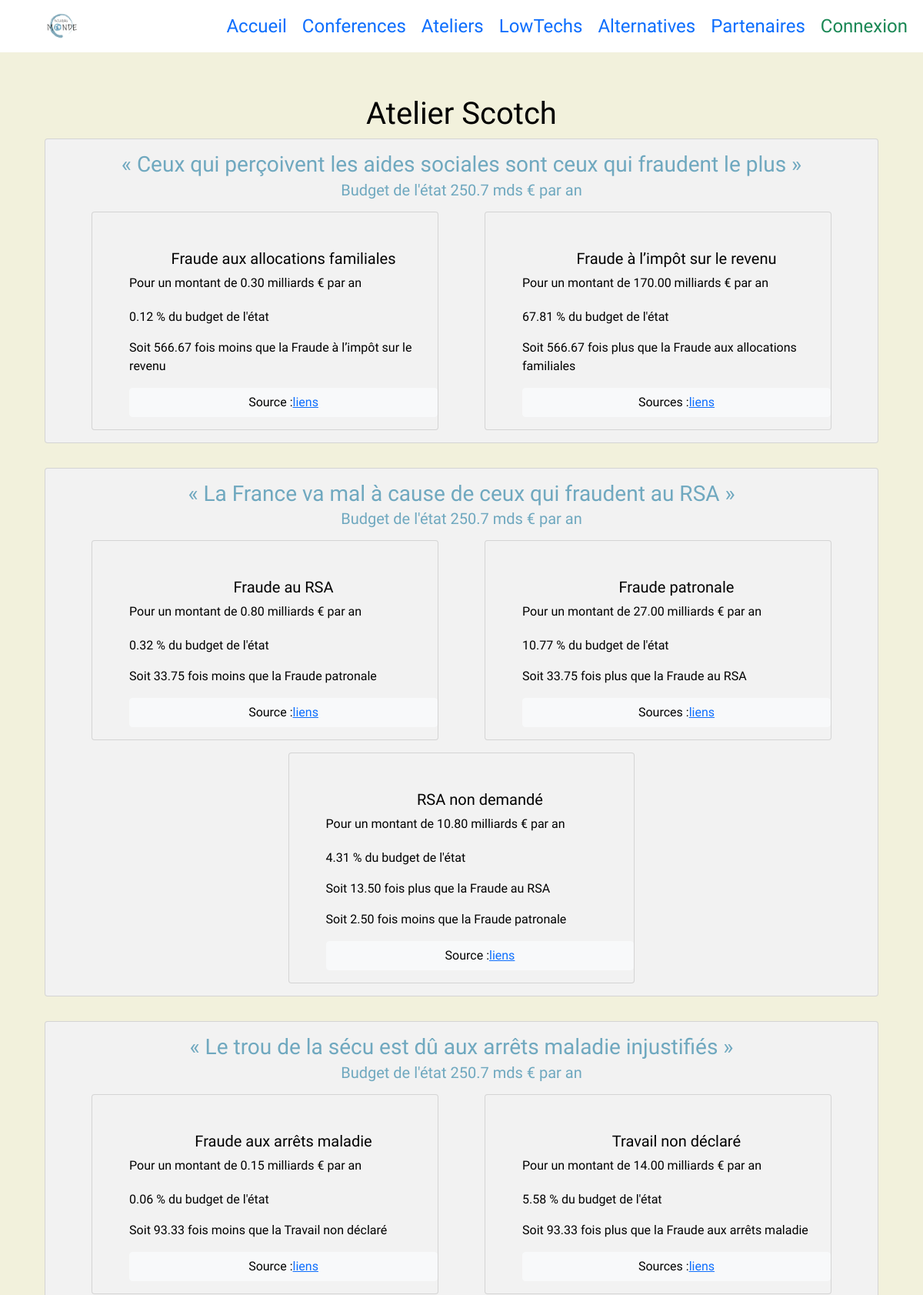
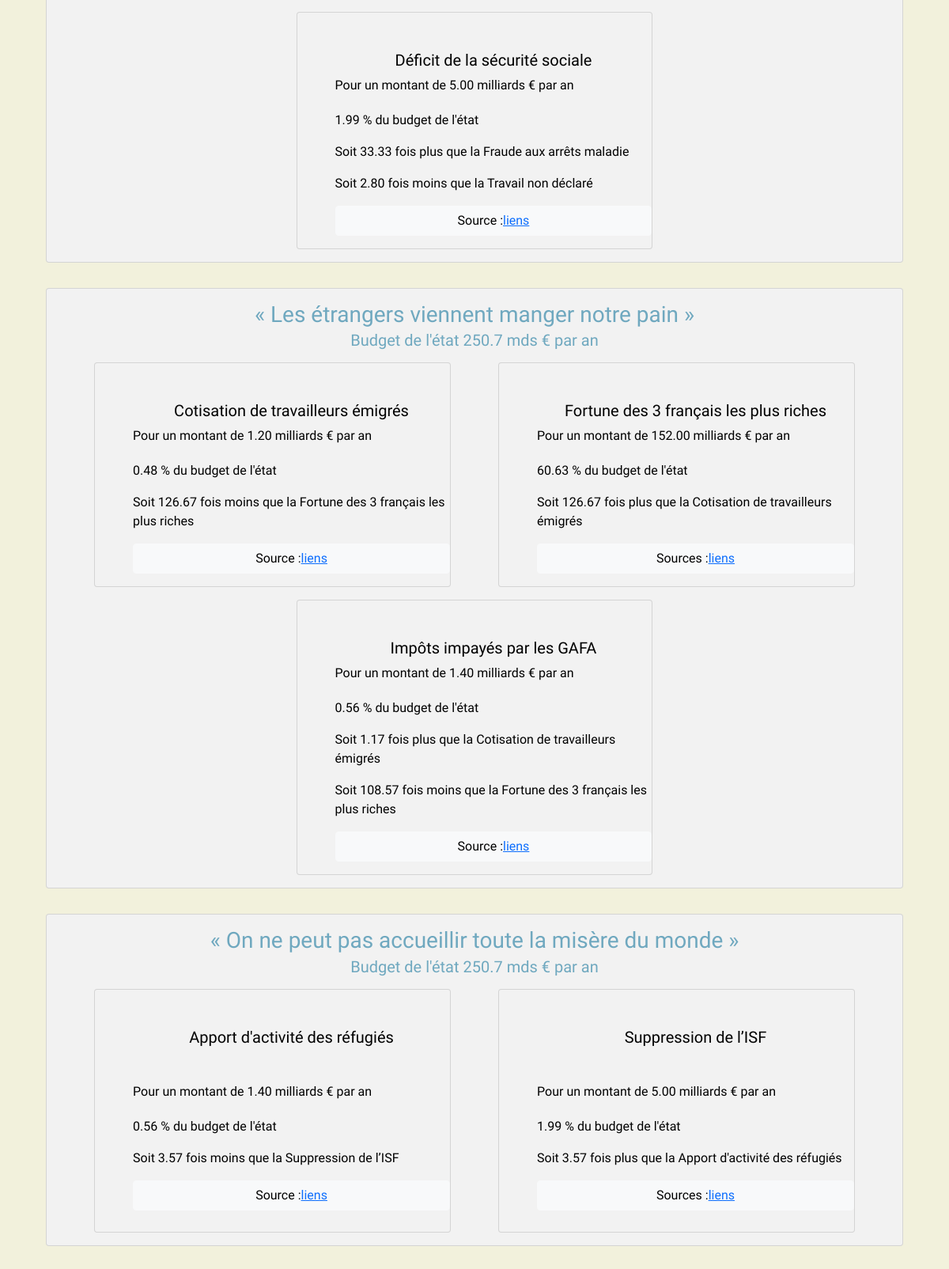
The app's page /ateliers (upper part) with its own data (2 pictures, top to bottom).
### tables this page shows
CREATE TABLE `ateliers` (
  `id` int(11) NOT NULL,
  `revenu_etat` decimal(10,2) NOT NULL,
  `titre` varchar(250) NOT NULL,
  `argument1` varchar(250) DEFAULT NULL,
  `sourceArg1` varchar(250) DEFAULT NULL,
  `prix1` decimal(10,2) DEFAULT NULL,
  `argument2` varchar(250) DEFAULT NULL,
  `sourceArg2` varchar(250) DEFAULT NULL,
  `prix2` decimal(10,2) DEFAULT NULL,
  `argument3` varchar(250) DEFAULT NULL,
  `sourceArg3` varchar(250) DEFAULT NULL,
  `prix3` decimal(10,2) DEFAULT NULL,
  `image` varchar(250) DEFAULT NULL
);

### controllers/AtelierController.php (called while the page is built, shortened)
<?php
require "models/AtelierManager.php";
class AtelierController
{
    private $atelierManager;
    function __construct()
    {
        $this->atelierManager = new AtelierManager();
        $this->atelierManager->chargementAteliers();
    }
    public function afficherAteliers()
    {
        $listeAteliers = $this->atelierManager->getAtelier();
        require "views/Read/ateliersView.php";
    }
}

### models/AtelierManager.php (called while the page is built, shortened)
<?php
require "AtelierClass.php";
class AtelierManager extends Model
{
    private $ateliers = [];
    public function ajoutAtelier($atelier)
    {
        $this->ateliers[] = $atelier;
    }
    public function getAtelier()
    {
        return $this->ateliers;
    }
    public function chargementAteliers()
    {
        $db = $this->getBdd();
        $sql = "SELECT * FROM ateliers ORDER BY titre";
        $req = $db->prepare($sql);
        $req->execute([]);
        $data = $req->fetchAll(PDO::FETCH_ASSOC);
    }
}

### models/AtelierClass.php (called while the page is built, shortened)
<?php
class Atelier
{
    private $titre;
    private $argument1;
    private $sourceArg1;
    private $prix1;
    private $argument2;
    private $sourceArg2;
    private $prix2;
    private $argument3;
    private $sourceArg3;
    private $prix3;
    function __construct($titre, $argument1, $argument2, $argument3,  $sourceArg1, $sourceArg2, $sourceArg3, $prix1, $prix2, $prix3, $id)
    {
        $this->titre = $titre;
        $this->argument1 = $argument1;
        $this->sourceArg1 = $sourceArg1;
        $this->prix1 = $prix1;
        $this->argument2 = $argument2;
        $this->sourceArg2 = $sourceArg2;
        $this->prix2 = $prix2;
        $this->argument3 = $argument3;
        $this->sourceArg3 = $sourceArg3;
        $this->prix3 = $prix3;
    }
    public function getTitre()
    {
        return $this->titre;
    }
    public function getArgument1()
    {
        return $this->argument1;
    }
    public function getArgument2()
    {
        return $this->argument2;
    }
    public function getArgument3()
    {
        return $this->argument3;
    }
    public function getsourceArg1()
    {
        return $this->sourceArg1;
    }
    public function getsourceArg2()
    {
        return $this->sourceArg2;
    }
    public function getsourceArg3()
    {
        return $this->sourceArg3;
    }
    public function getPrix1()
    {
        return $this->prix1;
    }
    public function getPrix2()
    {
        return $this->prix2;
    }
    public function getPrix3()
    {
        return $this->prix3;
    }
}

### views/Read/ateliersView.php (the view, shortened to what this page needs)
<div class="m-2 p-2 border border-0 rounded-3">
    <h1 class="text-center">Atelier Scotch</h1>
    <?php
    foreach ($listeAteliers as $value) {
    ?>
        <div id="mainAtelier" class="card d-flex flex-wrap">
            <h2 class="card-title fs-3 mt-3 mb-1 text-center"><?= $value->getTitre() ?></h2>
            <h3 class="text-center fs-5 mb-3">Budget de l'état 250.7 mds € par an </h3>
            <div class="d-flex flex-row flex-wrap justify-content-evenly">
                <?php
                if (!empty($value->getArgument1())) {
                ?>
                    <article id="atelierCard" class="card d-flex col-5">
                        <h5> <?= $value->getArgument1() ?></h5>
                        <div id="atelierText">
                            <p id="textCard" class="align-middle fs-6">Pour un montant de <?= $value->getPrix1() ?> milliards € par an</p>
                            <p class="mt-1"><?= sprintf("%.2f", ((100 / 250.7) * $value->getPrix1())) ?> % du budget de l'état </p>
                            <p>Soit <?= sprintf("%.2f", ($value->getPrix2() / $value->getPrix1())) ?> fois moins que la <?= $value->getArgument2() ?></p>
                        </div>
                        <div class="text-center">
                            <p class="btn btn-light d-flex flex-row align-items-end justify-content-center">Source : <a href="<?= $value->getSourceArg1() ?>">liens</a></p>
                        </div>
                    </article>
                <?php
                }
                if (!empty($value->getArgument2())) {
                ?>
                    <article id="atelierCard" class="card d-flex col-5">
                        <h5> <?= $value->getArgument2() ?></h5>
                        <div>
                            <p id="textCard" class="align-middle  fs-6">Pour un montant de <?= $value->getPrix2() ?> milliards € par an </p>
                            <p class="mt-1"> <?= sprintf("%.2f", ((100 / 250.7) * $value->getPrix2())) ?> % du budget de l'état </p>
                            <p>Soit <?= sprintf("%.2f", ($value->getPrix2() / $value->getPrix1())) ?> fois plus que la <?= $value->getArgument1() ?></p>
                        </div>
                        <div class="text-center align-items-end">
                            <p class="btn btn-light d-flex flex-row justify-content-center">Sources : <a href="<?= $value->getSourceArg2() ?>">liens</a></p>
                        </div>
                    </article>
                <?php
                }
                if (!empty($value->getArgument3())) {
                ?>
                    <article id="atelierCard" class="card d-flex col-5">
                        <h5> <?= $value->getArgument3() ?></h5>
                        <div>
                            <p id="textCard" class="align-middle">Pour un montant de <?= $value->getPrix3() ?> milliards € par an</p>
                            <p class="mt-1"><?= sprintf("%.2f", ((100 / 250.7) * $value->getPrix3())) ?> % du budget de l'état </p>
                            <p>Soit <?= sprintf("%.2f", ($value->getPrix3() / $value->getPrix1())) ?> fois plus que la <?= $value->getArgument1() ?></p>
                            <p>Soit <?= sprintf("%.2f", ($value->getPrix2() / $value->getPrix3())) ?> fois moins que la <?= $value->getArgument2() ?></p>
                        </div>
                        <div class="text-center">
                            <p class="btn btn-light d-flex flex-row justify-content-center">Source : <a href="<?= $value->getSourceArg3() ?>">liens</a></p>
                        </div>
                    </article>
                <?php
                }
                ?>
            </div>
        </div>
    <?php
    }
    ?>
</div>
<?php
require_once "views/Read/template.php";

### style.css (style rules this page uses)
body { width: 100%; height: 100%; background-color: #F2F1DC ; color: black; font-family: Gothic A1; }
#mainAtelier { color: #6FA8BF ; background-color: #F2F2F2; margin: auto; width: 100%; margin-bottom: 2rem; }
#atelierCard { color: black; background-color: #F2F2F2; flex-wrap: nowrap; padding-left: 3rem; margin-bottom: 1rem; }
#atelierCard h5 { height: 20%; color: black; text-align: center; margin-top: 3rem; }

### records on screen
ateliers: titre "« Ceux qui perçoivent les aides sociales sont ceux qui fraudent le plus »", argument1 "Fraude aux allocations familiales", prix1 "0.30", (100/250.7)*$value->getPrix1() "0.12", $value->getPrix2() / $value->getPrix1() "566.67", argument2 "Fraude à l’impôt sur le revenu", prix2 "170.00", (100/250.7)*$value->getPrix2() "67.81"
ateliers: titre "« La France va mal à cause de ceux qui fraudent au RSA »", argument1 "Fraude au RSA", prix1 "0.80", (100/250.7)*$value->getPrix1() "0.32", $value->getPrix2() / $value->getPrix1() "33.75", argument2 "Fraude patronale", prix2 "27.00", (100/250.7)*$value->getPrix2() "10.77", argument3 "RSA non demandé", prix3 "10.80", (100/250.7)*$value->getPrix3() "4.31", $value->getPrix3() / $value->getPrix1() "13.50", $value->getPrix2() / $value->getPrix3() "2.50"
ateliers: titre "« Le trou de la sécu est dû aux arrêts maladie injustifiés »", argument1 "Fraude aux arrêts maladie", prix1 "0.15", (100/250.7)*$value->getPrix1() "0.06", $value->getPrix2() / $value->getPrix1() "93.33", argument2 "Travail non déclaré", prix2 "14.00", (100/250.7)*$value->getPrix2() "5.58", argument3 "Déficit de la sécurité sociale", prix3 "5.00", (100/250.7)*$value->getPrix3() "1.99", $value->getPrix3() / $value->getPrix1() "33.33", $value->getPrix2() / $value->getPrix3() "2.80"
ateliers: titre "« Les étrangers viennent manger notre pain »", argument1 "Cotisation de travailleurs émigrés", prix1 "1.20", (100/250.7)*$value->getPrix1() "0.48", $value->getPrix2() / $value->getPrix1() "126.67", argument2 "Fortune des 3 français les plus riches", prix2 "152.00", (100/250.7)*$value->getPrix2() "60.63", argument3 "Impôts impayés par les GAFA", prix3 "1.40", (100/250.7)*$value->getPrix3() "0.56", $value->getPrix3() / $value->getPrix1() "1.17", $value->getPrix2() / $value->getPrix3() "108.57"
ateliers: titre "« On ne peut pas accueillir toute la misère du monde »", argument1 "Apport d'activité des réfugiés", prix1 "1.40", (100/250.7)*$value->getPrix1() "0.56", $value->getPrix2() / $value->getPrix1() "3.57", argument2 "Suppression de l’ISF", prix2 "5.00", (100/250.7)*$value->getPrix2() "1.99"
